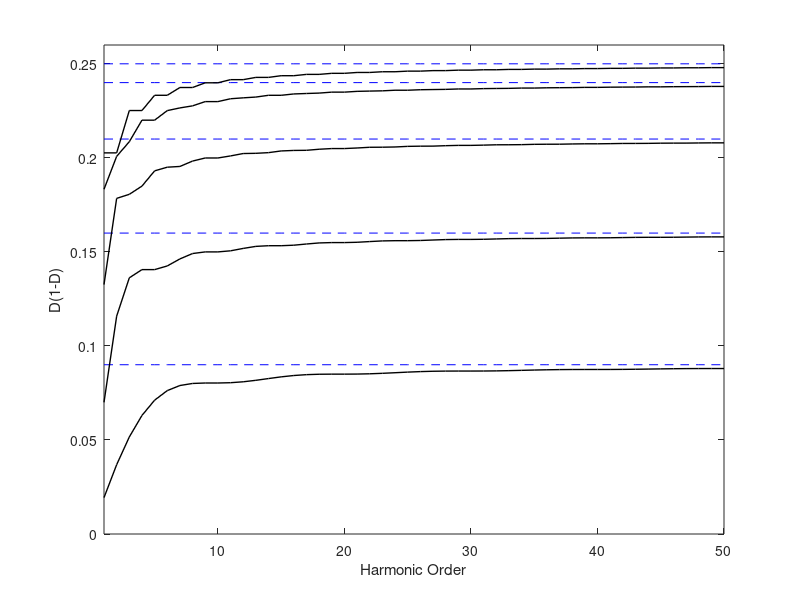

Here is the MATLAB script that generated this plot:
function DCchopper

% clc
% clear all
% close all
%
%
for i=1:5
    D = 0.1*i ;
    s = 0 ;
    for n=1:50
        s = s + (1 - cos(2*pi*n*D))/(n*pi)^2 ;
        Svec(n) = s ;
    end
    s
    
    D*(1-D)
    
    plot(1:n,Svec,'k','linewidth',1)
    hold on
    plot(1:n,D*(1-D)*ones(1,n),'--b')
end

xlim([1 50])
ylim([0.0 0.26])

xlabel('Harmonic Order')
ylabel('D(1-D)')

1+1




